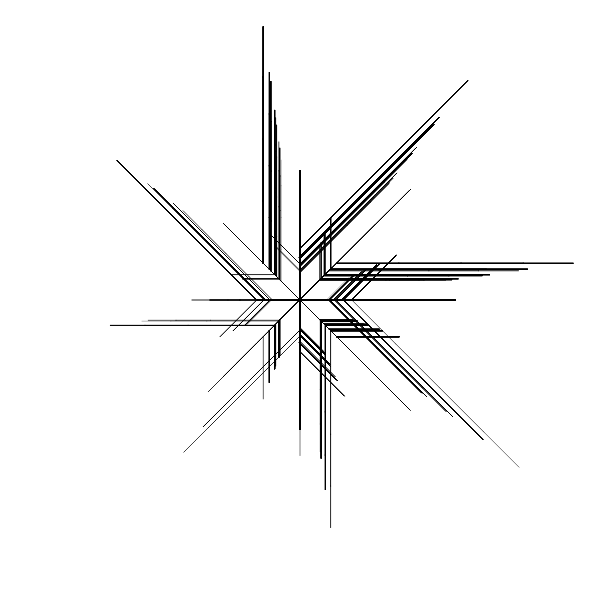
Frame 1 (no input)
Frame 60 (no input): identical to frame 1, image omitted
Frame 120 (the mouse pressed at the canvas centre since frame 60): identical to frame 1, image omitted

The p5.js sketch that drew this single still picture (run headless with seeded random() and noise() and a simulated clock; from frame 60 on, the mouse is pressed at the canvas centre):

// p5.js sketch
// ── sketch.js
//let bigRule = 'F[+FF]-F';

let premise = 'F';
let rules = {
  B: 'F[+FFA][-FA]',
  A: 'F[+FFB][-FB]',
  F: '[+FFF][-F+>FFF<F-][++F>-F]',
}
let bigRule;


let length = 100;
let angle = 45;

function setup() {
  createCanvas(600, 600);
  angleMode(DEGREES);
  bigRule = resolveRules(premise, rules, 3);
  print(bigRule);
}

function draw() {
  background('white');
  stroke('black');
  translate(width / 2, height / 2);
  rotate(-90);
  scale(0.3);

  drawShape(bigRule);
   // angle += 1;
  // length += 0.1;
}

function resolveRules(startRule, rules, depth) {
  let endRule = '';
  for (let currentLetter of startRule) {
    if (currentLetter in rules) {
      endRule += rules[currentLetter];
    } else {
      endRule += currentLetter;
    }
  }
  if (depth >= 1) {
    endRule = resolveRules(endRule, rules, depth - 1);
  }
  return endRule;
}


function drawShape(rule)  {
  for (let c of rule) {
    if (c === 'F') {
      line(0, 0, length, 0);
      translate(length, 0);
    } else if (c === '+') {
      rotate(angle);
    } else if (c === '-') {
      rotate(-angle);
    } else if (c === '[') {
      push();
    } else if (c === ']') {
      pop();
    } else if (c === '>') {
      scale(1.2);
    } else if (c === '<') {
      scale(0.8);
    }
  }
}
